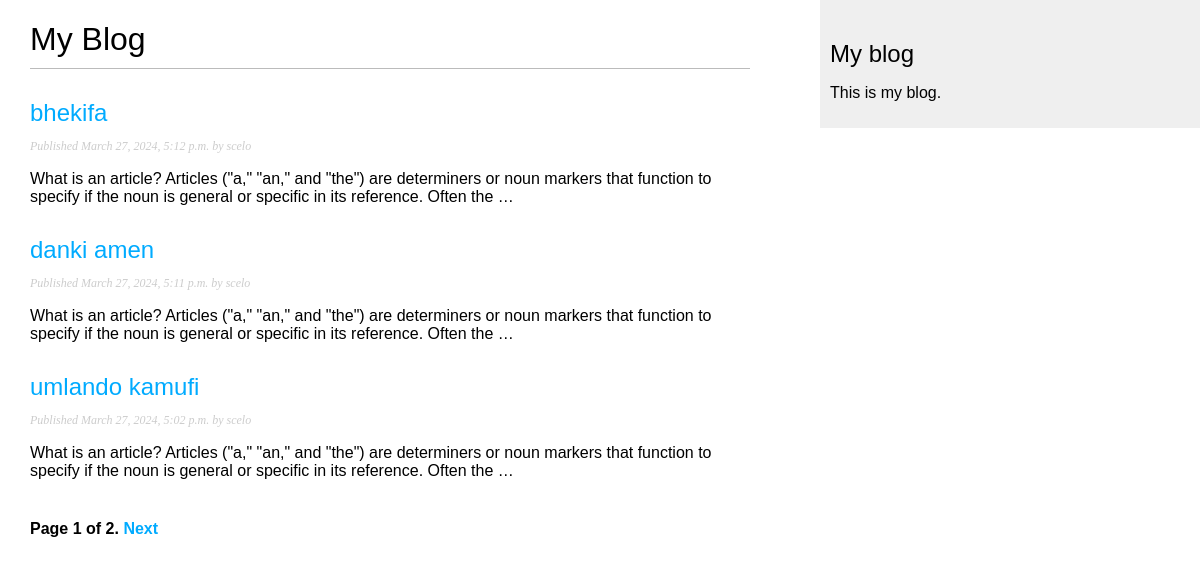
Page /blog/ on the earlier database version.
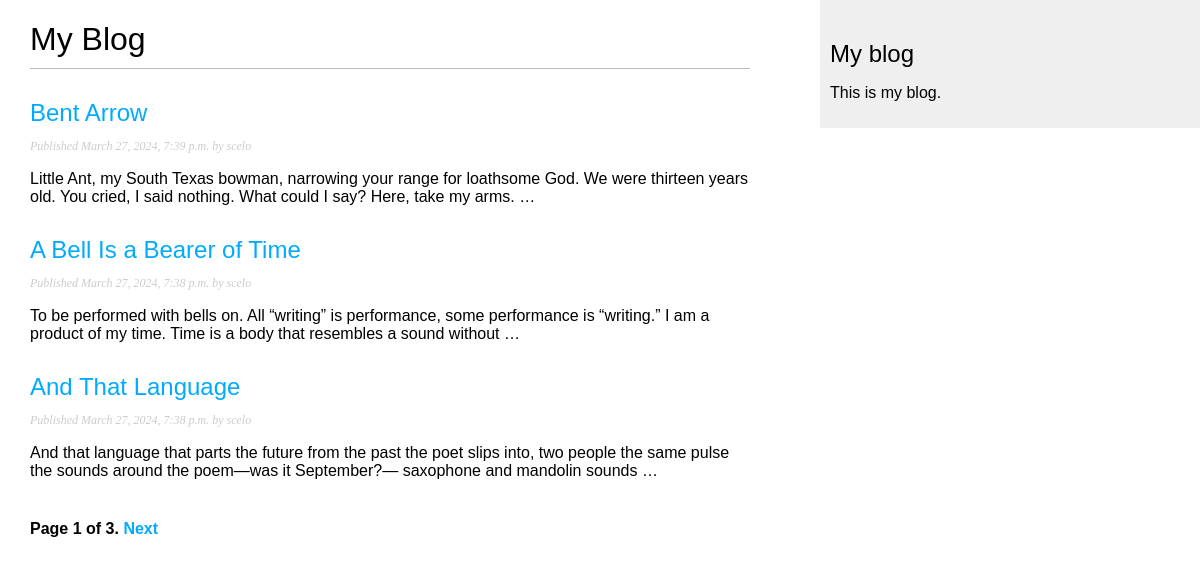
Same page on the later database version.
### blog/models.py (models this page shows, shortened)
class Post(models.Model):
    class Status(models.TextChoices):
        DRAFT='DF','Draft'
        PUBLISHED='PB','Published'
    title=models.CharField(max_length=250)
    slug=models.SlugField(max_length=250, unique_for_date='publish')
    body=models.TextField()
    author=models.ForeignKey(User,on_delete=models.CASCADE,related_name="blog_post")
    publish=models.DateTimeField(default=timezone.now)
    created=models.DateTimeField(auto_now_add=True)
    updated=models.DateTimeField(auto_now=True)
    status=models.CharField(max_length=2,choices=Status.choices,default=Status.DRAFT)
    objects=models.Manager()
    published=PublishedManager()
    class Meta:
        ordering=['-publish']
        indexes=[models.Index(fields=['-publish']),]
    def get_absolute_url(self):
        return reverse('blog:post_detail',
                       args=[self.publish.year,
                             self.publish.month,
                             self.publish.day,
                             self.slug])

### blog/views.py (the view)
# urls.py: path('',views.post_list,name='post_list'),
def post_list(request):
    post_list = Post.published.all()
    paginator=Paginator(post_list,3)
    page_number=request.GET.get('page',1)
    posts=paginator.page(page_number)
    return render(request,
                 'blog/post/list.html',
                 {'posts': posts})

### blog/models.py (called while the page is built)
    def get_queryset(self) -> models.QuerySet:
        return super().get_queryset().filter(status=Post.Status.PUBLISHED)

### blog/templates/blog/post/list.html (shortened to what this page needs)
{% extends "blog/base.html" %}
{% block content %}
  <h1>My Blog</h1>
  {% for post in posts %}
    <h2>
      <a href="{{ post.get_absolute_url }}">
        {{ post.title }}
      </a>
    </h2>
    <p class="date">
      Published {{ post.publish }} by {{ post.author }}
    </p>
    {{ post.body|truncatewords:30|linebreaks }}
  {% endfor %}
  {% include "pagination.html" with page=posts %}
{% endblock %}

### blog/templates/blog/base.html (shortened to what this page needs)
{% load static %}
<!DOCTYPE html>
<html>
<head>
  <link href="{% static "css/blog.css" %}" rel="stylesheet">
</head>
<body>
  <div id="content">
    {% block content %}
    {% endblock %}
  </div>
  <div id="sidebar">
    <h2>My blog</h2>
    <p>This is my blog.</p>
  </div>
</body>
</html>

### blog/templates/pagination.html (shortened to what this page needs)
<div class="pagination">
    <span class="step-links">
            <span class="current">
                Page {{ page.number }} of {{ page.paginator.num_pages }}.
            </span>
        {% if page.has_next %}
            <a href="?page={{ page.next_page_number }}">Next</a>
        {% endif %}
    </span>
</div>

### blog/static/css/blog.css (style rules this page uses)
body { margin:0; padding:0; font-family:helvetica, sans-serif; }
a { color:#00abff; text-decoration:none; }
h1 { font-weight:normal; border-bottom:1px solid #bbb; padding:0 0 10px 0; }
h2 { font-weight:normal; margin:30px 0 0; }
#content { float:left; width:60%; padding:0 0 0 30px; }
#sidebar { float:right; width:30%; padding:10px; background:#efefef; height:100%; }
p.date { color:#ccc; font-family: georgia, serif; font-size: 12px; font-style: italic; }
.pagination { margin:40px 0; font-weight:bold; }

Differences in the rows shown:
removed Post: title "bhekifa", publish "March 27, 2024, 5:12 p.m.", author "scelo", body "What is an article? Articles (\"a,\" \"an,\" and \"the\") are determiners or noun markers that function to specify if the noun is general or specific in its reference. Often the …"
removed Post: title "danki amen", publish "March 27, 2024, 5:11 p.m.", author "scelo", body "What is an article? Articles (\"a,\" \"an,\" and \"the\") are determiners or noun markers that function to specify if the noun is general or specific in its reference. Often the …"
removed Post: title "umlando kamufi", publish "March 27, 2024, 5:02 p.m.", author "scelo", body "What is an article? Articles (\"a,\" \"an,\" and \"the\") are determiners or noun markers that function to specify if the noun is general or specific in its reference. Often the …"
added Post: title "Bent Arrow", publish "March 27, 2024, 7:39 p.m.", author "scelo", body "Little Ant, my South Texas bowman, narrowing your range for loathsome God. We were thirteen years old. You cried, I said nothing. What could I say? Here, take my arms. …"
added Post: title "A Bell Is a Bearer of Time", publish "March 27, 2024, 7:38 p.m.", author "scelo", body "To be performed with bells on. All “writing” is performance, some performance is “writing.” I am a product of my time. Time is a body that resembles a sound without …"
added Post: title "And That Language", publish "March 27, 2024, 7:38 p.m.", author "scelo", body "And that language that parts the future from the past the poet slips into, two people the same pulse the sounds around the poem—was it September?— saxophone and mandolin sounds …"
Other differences:
{{ page.paginator.num_pages }}: "2" → "3"
